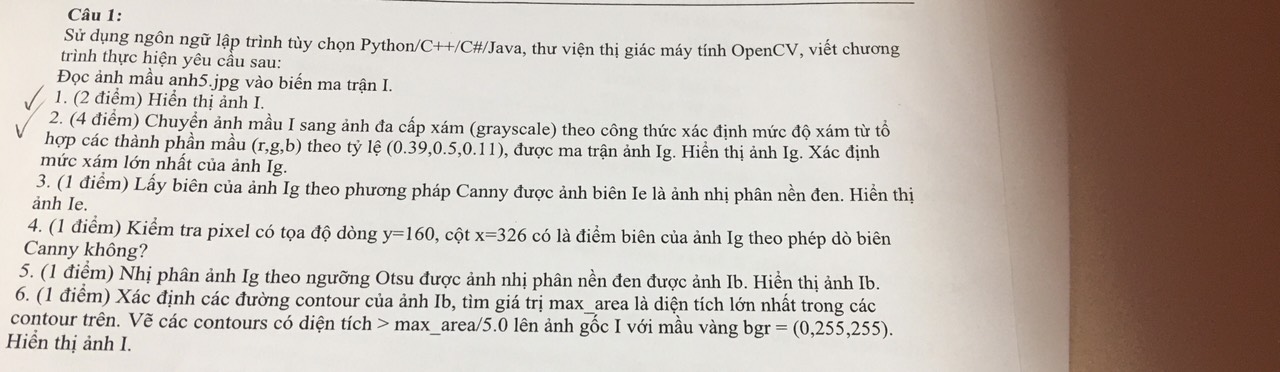
#> input picture Images/anh5.jpg, 1280 x 372 px, found by its file name
$ python de02.py
#> lines starting #> are read from the running program, lines starting #| are printed output that depends on the picture; after the words box and inside, x2 and y2 are one past the last pixel; in counts of white or black regions, pixels touching at a corner belong together; long printed decimals are rounded
import cv2
import numpy as np
import matplotlib.pyplot as plt
import os

BasePath = os.path.dirname(__file__) + "\\..\\Images\\"

if __name__ == '__main__':
    ImagePath = BasePath + "anh5.jpg"

    #1
    I = cv2.imread(ImagePath,cv2.IMREAD_COLOR)
#> I is the input picture: shape (372, 1280, 3); mean B, G, R 175.1, 182.8, 193
    #cv2.imshow("Input",I)

    b,_,_ = cv2.split(I)
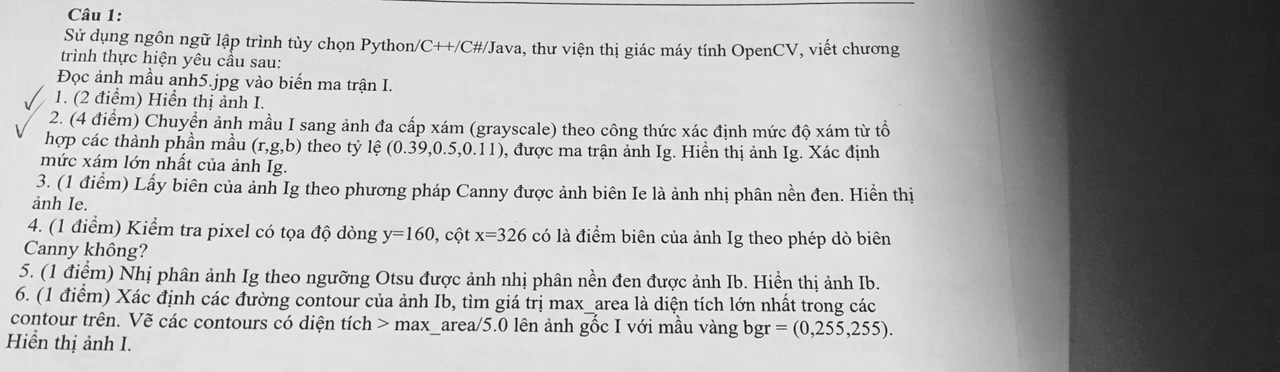
#> b: shape (372, 1280); min 9, max 253, mean 175.1
    print("Kênh b: ")
    print(b)
#> (printed output is left out)

    #2
    Ihsv = cv2.cvtColor(I,cv2.COLOR_BGR2HSV)
#> Ihsv: shape (372, 1280, 3); mean H, S, V 18, 35.2, 193.1
    h,s,v = cv2.split(Ihsv)
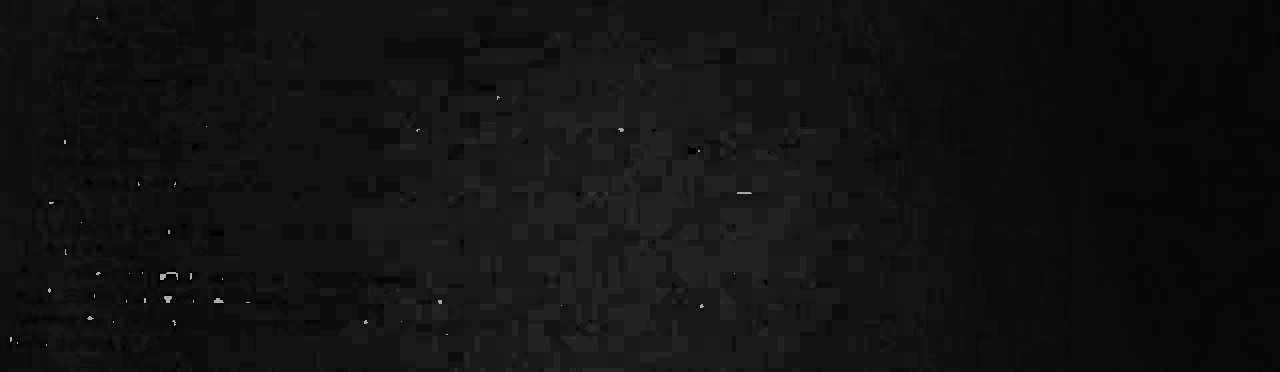
#> h: shape (372, 1280); min 0, max 177, mean 18
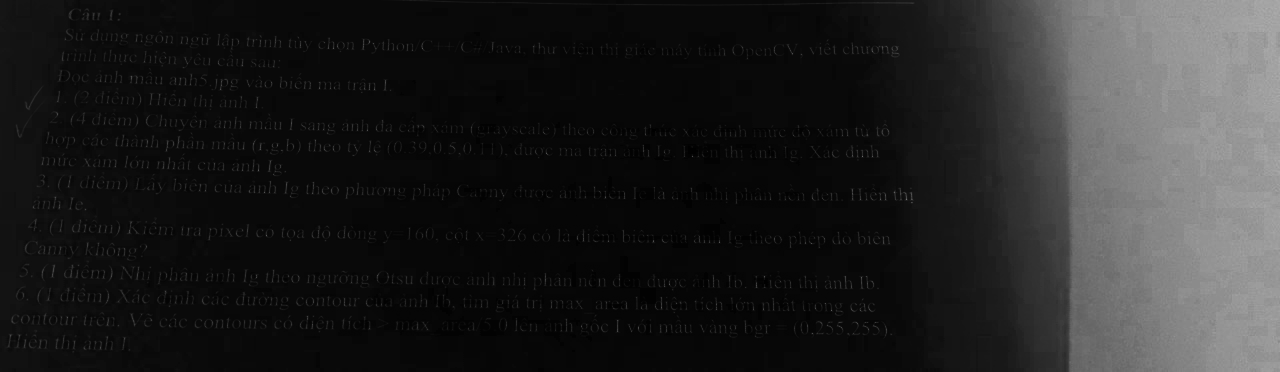
#> s: shape (372, 1280); min 0, max 174, mean 35.2
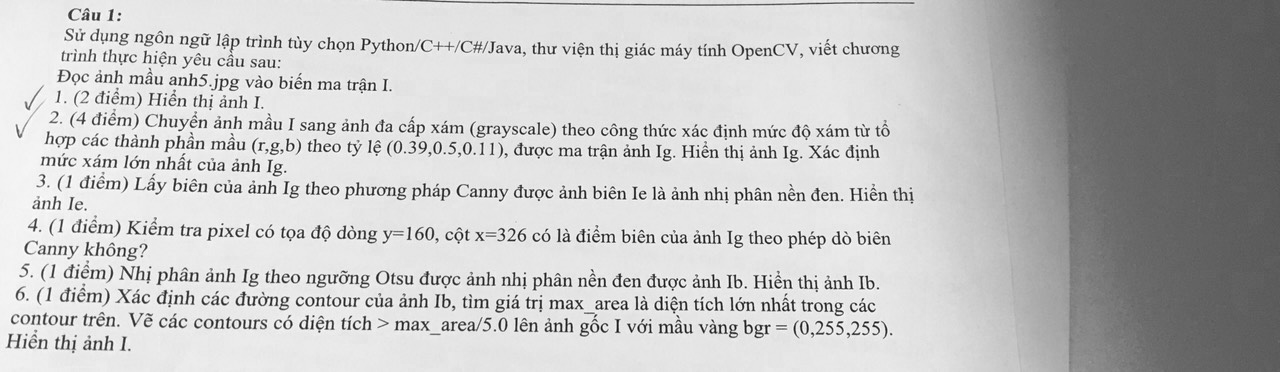
#> v: shape (372, 1280); min 14, max 255, mean 193.1

    cv2.imshow("h channel",h)


    mean_s = np.mean(s)
#> mean_s = 35.22
    print("Giá trị trung bình của kênh S:", mean_s)
#| Giá trị trung bình của kênh S: 35.216

    #3
    hist_s = cv2.calcHist([Ihsv], [1], None, [256], [0, 256])
#> hist_s = 256 values, max 92457 at index 9, min 0 at index 1, mean 1860

    plt.plot(hist_s, color='red')
    plt.xlabel('Giá trị pixel')
    plt.ylabel('Số lượng pixel')
    plt.title('Histogram kênh S')
    #plt.show()

    #4
    ksize = (3, 3)
    Is = cv2.blur(v, ksize)
    cv2.imshow("Blur",Is)

    #5
    _,Ib = cv2.threshold(Is, 0, 255, cv2.THRESH_BINARY + cv2.THRESH_OTSU)
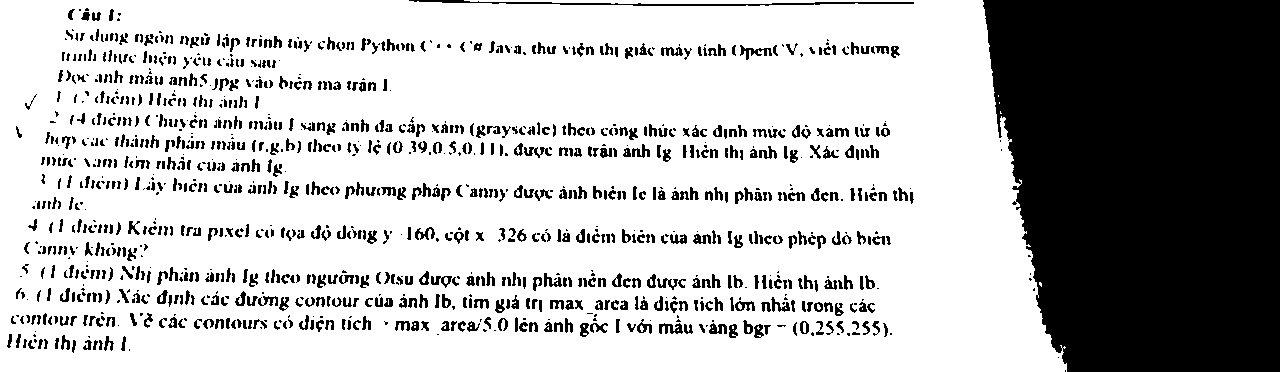
#> Ib: shape (372, 1280); 71.7% white; 1202 black regions (388 under 20 px)
    cv2.imshow("Binary",Ib)

    #6, chưa làm
    contours,_ = cv2.findContours(Ib, cv2.RETR_EXTERNAL, cv2.CHAIN_APPROX_SIMPLE)
#> contours = 5 contours, 4 with area under 20; largest, box (x1, y1, x2, y2) and area: (0, 0, 1067, 372) 375420

    cv2.drawContours(I, contours, -1, (0, 0, 255), 2)
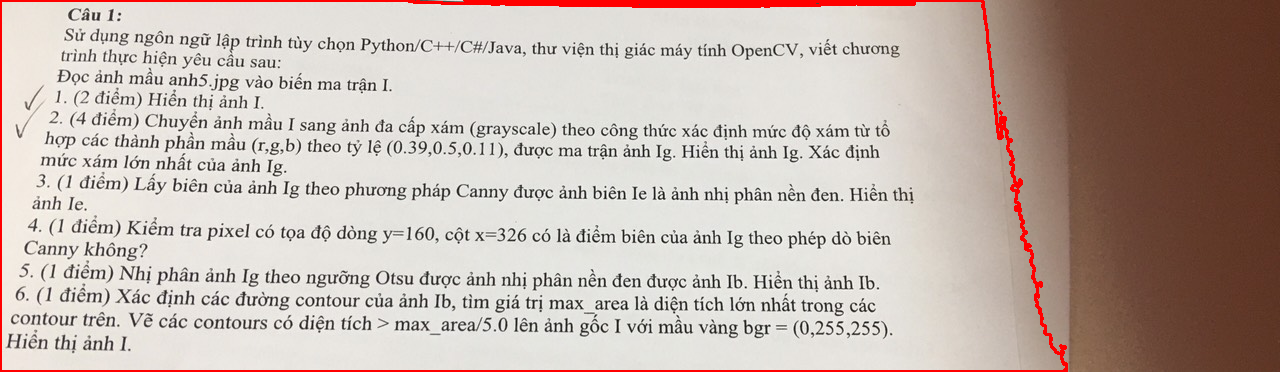
#> I: shape (372, 1280, 3); 1.87% of pixels changed, all inside (x1, y1, x2, y2) = (0, 0, 1068, 372)

    cv2.imshow('Contour', I)

    cv2.waitKey(0)
    cv2.destroyAllWindows()
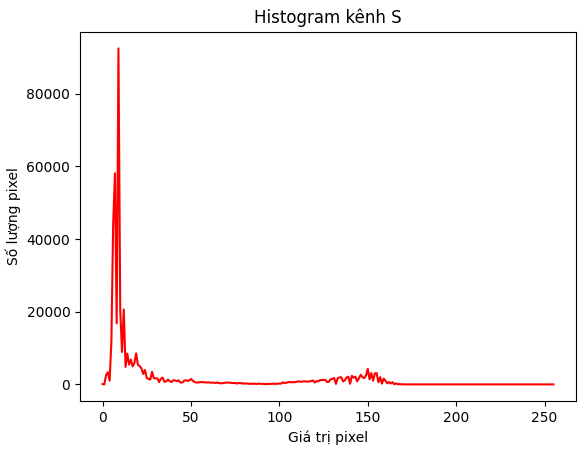
#> figure drawn by matplotlib, 1 panel; curve peaks at x = 9, y = 92457
